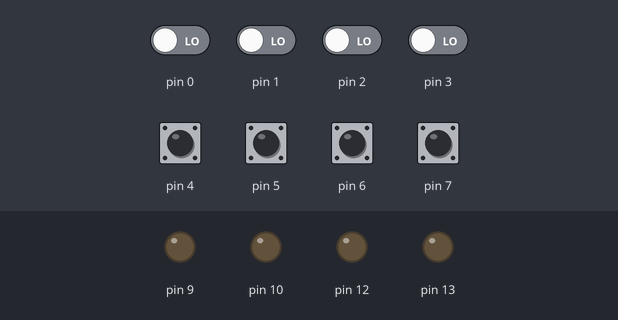
Simulated run of this sketch. Board: Arduino Uno, built with avr-gcc and run on an emulated ATmega328P. Shown: output pins drawn as LEDs (lit = HIGH). The test bench sets the inputs (shaded band); at power-on: pin 4–7 HIGH, pin 0–3 LOW.

Above: at 1.2 s.
1.3 s: pin 4 pulled LOW for 0.15 s
At 1.37 s:
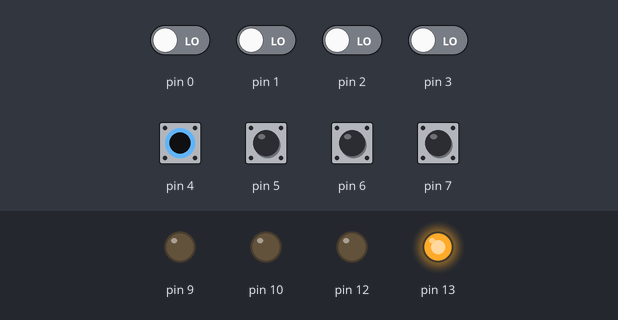
2.9 s: pin 5 pulled LOW for 0.15 s
At 2.97 s:
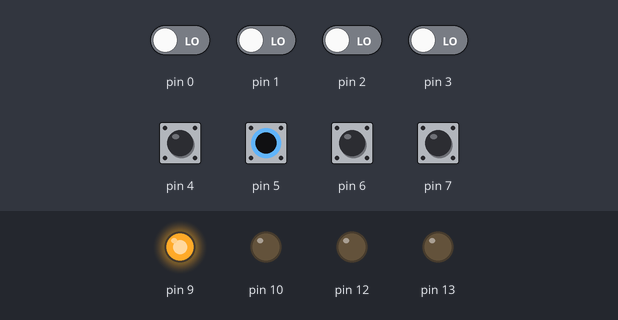
4.5 s: pin 6 pulled LOW for 0.15 s
At 4.57 s:
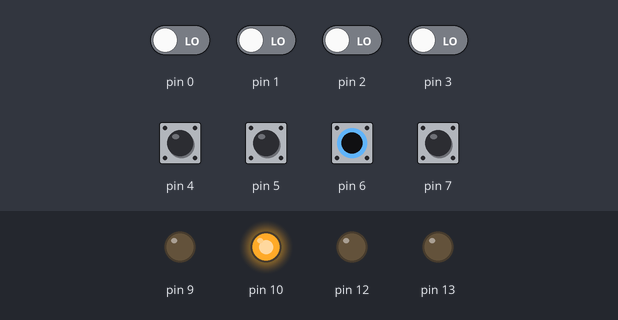
6.1 s: pin 7 pulled LOW for 0.15 s
At 6.17 s:
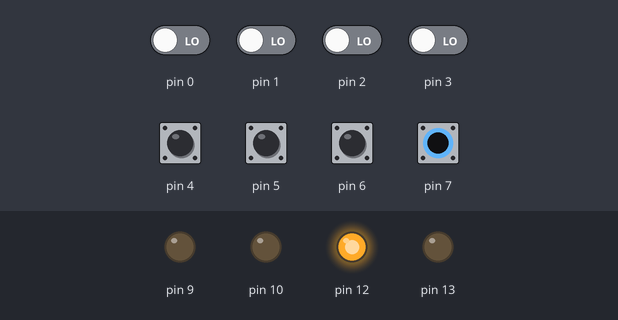
Timing chart, 0 to 8.7 s (numbered marks = the images above; inputs shaded):
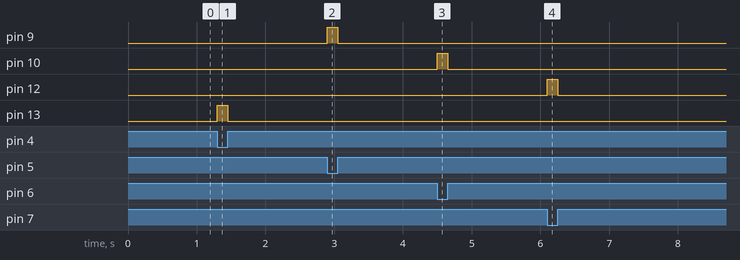

The sketch:

Task3.ino
```cpp
volatile uint8_t* ddrb = (volatile uint8_t*)0x24; // Data Direction Register för port B
volatile uint8_t* portb = (volatile uint8_t*)0x25; // Port B register för att kontrollera utgångar
volatile uint8_t* pinb = (volatile uint8_t*)0x23; // PIN B register för att läsa indata

volatile uint8_t* ddrd = (volatile uint8_t*)0x2A; // Data Direction Register för port D
volatile uint8_t* portd = (volatile uint8_t*)0x2B; // Port D register för att kontrollera utgångar
volatile uint8_t* pind = (volatile uint8_t*)0x29; // PIN D register för att läsa indata

void setup() {
  // Sätt utgång för LED-lamporna
  *ddrb |= (1 << 1); // PB1 för lysdioden på port B
  *ddrb |= (1 << 2); // PB2 för lysdioden på port B
  *ddrb |= (1 << 4); // PB3 för lysdioden på port B
  *ddrb |= (1 << 5); // PB5 för den inbyggda lysdioden på port B

  // Knappar som ingångar med pull-up resistor
  *ddrd &= ~(1 << 4); // PD4 för knappen till inbyggd lysdiod
  *portd |= (1 << 4); // Aktivera pull-up resistor för knappen på PD4

  *ddrd &= ~(1 << 5); // PD5 för knappen till externa lysdioden på port B
  *portd |= (1 << 5); // Aktivera pull-up resistor för knappen på PD5

  *ddrd &= ~(1 << 6); // PD6 för knappen till lysdioden på port C
  *portd |= (1 << 6); // Aktivera pull-up resistor för knappen på PD6

  *ddrd &= ~(1 << 7); // PD7 för knappen till lysdioden på port D
  *portd |= (1 << 7); // Aktivera pull-up resistor för knappen på PD7
}

void loop() {
  if (!(*pind & (1 << 4))) {
    *portb |= (1 << 5);
  } else {
    *portb &= ~(1 << 5);
  }

  // Kontrollera knapp för externa lysdioden på port B (PD5)
  if (!(*pind & (1 << 5))) {
    *portb |= (1 << 1); // Tänd externa lysdioden på port B
  } else {
    *portb &= ~(1 << 1); // Släck externa lysdioden på port B
  }

  // Kontrollera knapp för lysdioden på port C (PD6)
  if (!(*pind & (1 << 6))) {
    *portb |= (1 << 2); // Tänd lysdioden på port C
  } else {
    *portb &= ~(1 << 2); // Släck lysdioden på port C
  }

   // Kontrollera knapp för lysdioden på port D (PD7)
  if (!(*pind & (1 << 7))) {
    *portb |= (1 << 4); // Tänd lysdioden på port D
  } else {
    *portb &= ~(1 << 4); // Släck lysdioden på port D
  }
}
```

Measured:
- after the input at 1.3 s, pin 13: LOW → HIGH at once, → LOW 0.15 s later
- after the input at 2.9 s, pin 9: LOW → HIGH at once, → LOW 0.15 s later
- after the input at 4.5 s, pin 10: LOW → HIGH at once, → LOW 0.15 s later
- after the input at 6.1 s, pin 12: LOW → HIGH at once, → LOW 0.15 s later
